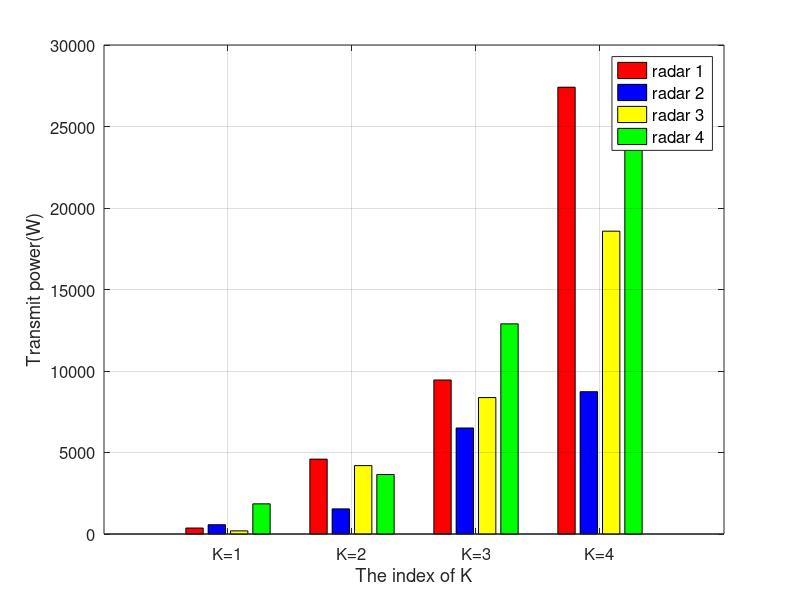

MATLAB code for this plot:
% Sample program
% The specific values can be adjusted according to the actual results

clear;
clc;
figure('position',[150,100,800,600]) % [x y width height]

% data
Y=[365.6,571.3,192.2,1851;
   4591.3,1541.5,4196,3650.3;
    9447.8,6503.8,8369.5,12892;
    27410,8731.7,18579,24328];
X=1:4;

h=bar(X,Y,0.8);  
grid on

set(gca,'XTickLabel',{'K=1','K=2','K=3','K=4'},'FontSize',12);
% color
set(h(1),'FaceColor',[255,0,0]/255)     
set(h(2),'FaceColor',[0,0,255]/255)    
set(h(3),'FaceColor',[255,255,0]/255)    
set(h(4),'FaceColor',[0,255,0]/255)    
ylim([0,30000]);      % y 

ylabel('Transmit power(W)');
xlabel('The index of K'); 
legend({'radar 1','radar 2','radar 3','radar 4'},'FontSize',12);
